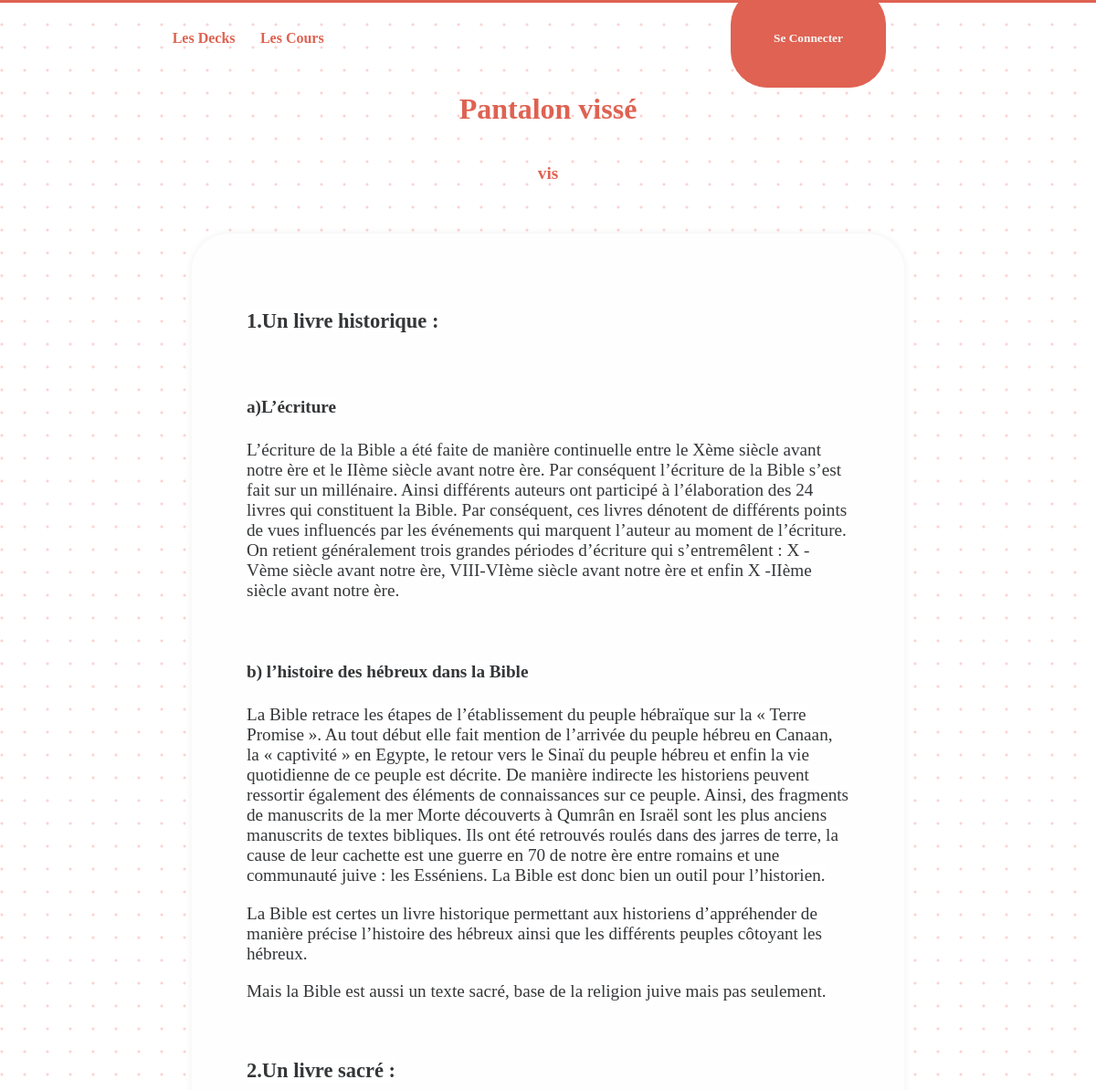
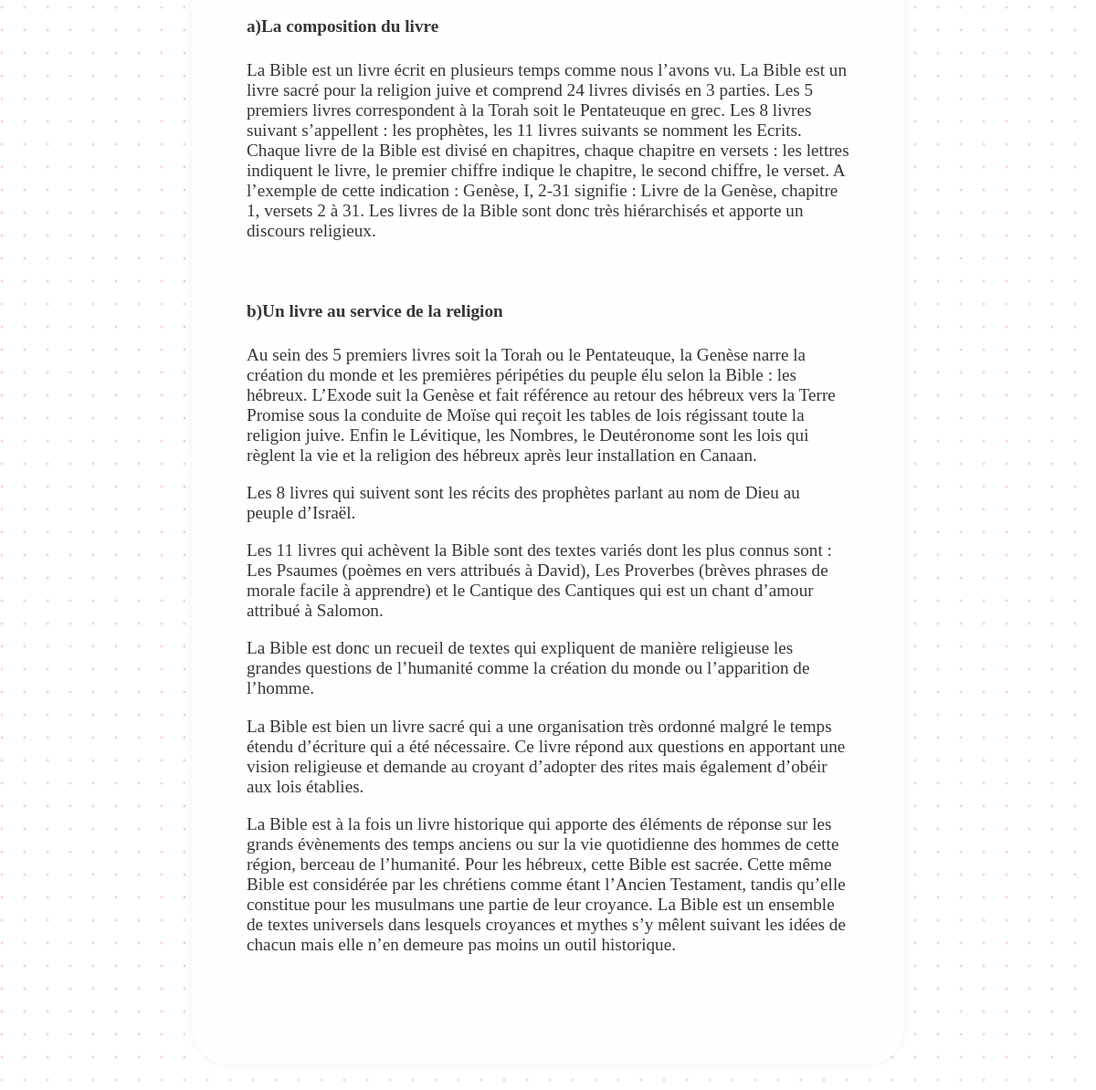
The page /class.php?idCours=1 on the database its author committed (2 pictures, top to bottom).
### tables this page shows
CREATE TABLE `unicard_classes` (
  `id` smallint(5) UNSIGNED NOT NULL,
  `title` varchar(255) NOT NULL,
  `description` varchar(255) NOT NULL,
  `text` longtext,
  `author` smallint(5) UNSIGNED NOT NULL
);

### actions/getCoursInfo.php (called while the page is built)
<?php
require("database.php");
    $getInfoCours = $bdd->prepare('SELECT * FROM unicard_classes WHERE id = ?');
    $getInfoCours->execute([$_GET['idCours']]);
?>

### class.php (the view, shortened to what this page needs)
<?php
    require('actions/searchCours.php');
    require('actions/getCoursInfo.php');
?>
<!DOCTYPE html>
<html lang="en">
<head>
    <link rel="stylesheet" href="styles/style.css">
</head>
<body>
    <?php require_once('includes/nav.php')?>
    <?php while($InfoCours = $getInfoCours->fetch()){
        ?>
        <div id="infoCours">
            <h1><?= $InfoCours['title']?></h1>
            <p><?= $InfoCours['description']?></p>
            <div>
                <?= $InfoCours['text']?>
            </div>
        </div>
    <?php
    }
    ?>
</body>
</html>

### styles/style.css (style rules this page uses)
html, body { margin: 0; padding: 0; }
body { --d: 2px; background : radial-gradient( circle at var(--d) var(--d), #f002022d calc(var(--d) - 1px), #0000 var(--d) ) 0 0 / 25px 25px; }
* { transition: .8s; box-sizing: border-box; font-family: 'Montserrat'; }
#infoCours { width: 100%; min-height: 100dvh; display: flex; flex-direction: column; justify-content: flex-start; align-items: center; color: #DF6252 !important; }
#infoCours > p { font-weight: bold; font-size: 1.2rem; }
#infoCours > div { width: 65%; padding: 5%; margin: 3% 0; background-color: #fefefe; border-radius: 5dvh; font-size: 1.2rem; box-shadow: 0 0 1dvh rgba(78, 4, 4, 0.065); }

### rows shown on the page
unicard_classes: title "Pantalon vissé", description "vis", text "1.Un livre historique : a)L’écriture L’écriture de la Bible a été faite de manière continuelle entre le Xème siècle avant notre ère et le IIème siècle avant notre ère. Par conséquent l’écriture de la Bible s’est fait sur un millénaire. Ainsi différents auteurs ont participé à l’élaboration des 24 livres qui constituent la Bible. Par conséquent, ces livres dénotent de différents points de vues influencés par les événements qui marquent l’auteur au moment de l’écriture. On retient généralement trois grandes périodes d’écriture qui s’entremêlent : X -Vème siècle avant notre ère, VIII-VIème siècle avant notre ère et enfin X -IIème siècle avant notre ère. b) l’histoire des hébreux dans la Bible…"
